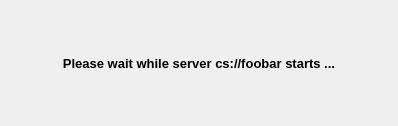
<ui version="4.0" >
 <author></author>
 <comment></comment>
 <exportmacro></exportmacro>
 <class>pqServerStartupDialog</class>
 <widget class="QDialog" name="pqServerStartupDialog" >
  <property name="geometry" >
   <rect>
    <x>0</x>
    <y>0</y>
    <width>398</width>
    <height>126</height>
   </rect>
  </property>
  <property name="windowTitle" >
   <string>Starting Server</string>
  </property>
  <layout class="QVBoxLayout" >
   <property name="margin" >
    <number>9</number>
   </property>
   <property name="spacing" >
    <number>6</number>
   </property>
   <item>
    <widget class="QLabel" name="message" >
     <property name="font" >
      <font>
       <family>MS Shell Dlg 2</family>
       <pointsize>10</pointsize>
       <weight>75</weight>
       <italic>false</italic>
       <bold>true</bold>
       <underline>false</underline>
       <strikeout>false</strikeout>
      </font>
     </property>
     <property name="text" >
      <string>Please wait while server cs://foobar starts ...</string>
     </property>
     <property name="alignment" >
      <set>Qt::AlignCenter</set>
     </property>
    </widget>
   </item>
  </layout>
 </widget>
 <pixmapfunction></pixmapfunction>
 <resources/>
 <connections/>
</ui>
